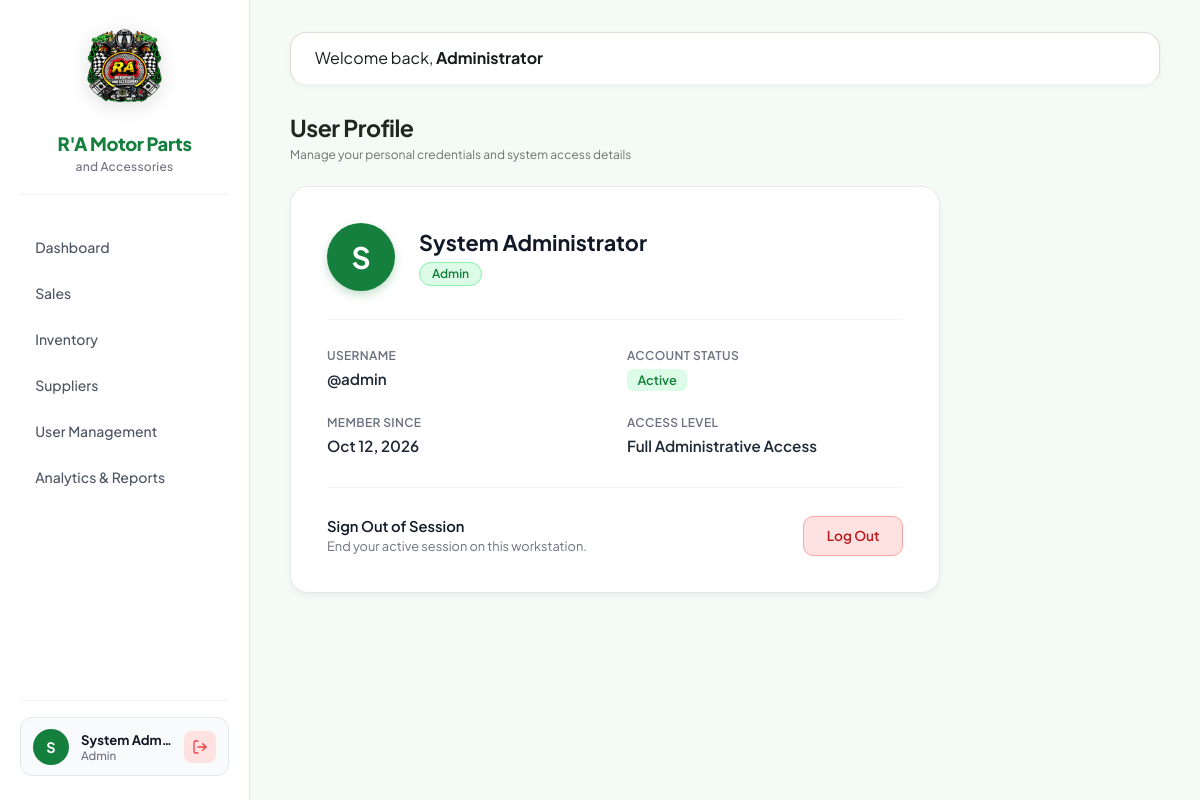
Page /frontend/views/admin/profile/profile.php (signed in) on the committed database.
### tables this page shows
CREATE TABLE IF NOT EXISTS `users` (
    `user_id` INT AUTO_INCREMENT PRIMARY KEY,
    `role_id` INT NOT NULL,
    `first_name` VARCHAR(50) NOT NULL,
    `last_name` VARCHAR(50) NOT NULL,
    `username` VARCHAR(50) NOT NULL UNIQUE,
    `password` VARCHAR(255) NOT NULL,
    `status` ENUM('Active', 'Inactive') DEFAULT 'Active',
    `created_at` TIMESTAMP DEFAULT CURRENT_TIMESTAMP,
    `updated_at` TIMESTAMP DEFAULT CURRENT_TIMESTAMP ON UPDATE CURRENT_TIMESTAMP,
    FOREIGN KEY (`role_id`) REFERENCES `roles`(`role_id`) ON DELETE RESTRICT ON UPDATE CASCADE
);

CREATE TABLE IF NOT EXISTS `roles` (
    `role_id` INT AUTO_INCREMENT PRIMARY KEY,
    `role_name` VARCHAR(50) NOT NULL UNIQUE,
    `created_at` TIMESTAMP DEFAULT CURRENT_TIMESTAMP
);

### frontend/views/admin/profile/profile.php (the view, shortened to what this page needs)
<?php
$user_id = (int)($_SESSION['user_id'] ?? 1);
$conn = getDBConnection();
$stmt = $conn->prepare("
    SELECT u.*, r.role_name
    FROM users u
    LEFT JOIN roles r ON u.role_id = r.role_id
    WHERE u.user_id = ?
");
$stmt->bind_param("i", $user_id);
$stmt->execute();
$user = $stmt->get_result()->fetch_assoc();
?>
<!DOCTYPE html>
<html lang="en">
<head>
    <link rel="stylesheet" href="../../../assets/css/style.css?v=<?= time(); ?>">
    <link rel="stylesheet" href="profile.css?v=<?= time(); ?>">
</head>
<body>
<div class="dashboard-container">
    <?php include __DIR__ . '/../sidebar.php'; ?>
    <main class="main-content">
        <header class="topbar">
            <div>Welcome back, <strong>Administrator</strong></div>
        </header>
        <div class="page-header">
            <div>
                <h1 class="page-title">User Profile</h1>
                <p class="stat-card-sub">Manage your personal credentials and system access details</p>
            </div>
        </div>
        <div class="profile-card">
            <div class="profile-hero">
                <div class="profile-avatar">
                    <?= strtoupper(substr($user['first_name'] ?? 'A', 0, 1)); ?>
                </div>
                <div class="profile-hero-text">
                    <h2><?= htmlspecialchars(($user['first_name'] ?? '') . ' ' . ($user['last_name'] ?? '')); ?></h2>
                    <span class="profile-badge-role"><?= htmlspecialchars($user['role_name'] ?? 'Admin'); ?></span>
                </div>
            </div>
            <div class="profile-grid">
                <div class="profile-item">
                    <label>Username</label>
                    <div class="profile-val">@<?= htmlspecialchars($user['username'] ?? 'admin'); ?></div>
                </div>
                <div class="profile-item">
                    <label>Account Status</label>
                    <div class="profile-val">
                        <span class="status-pill-active"><?= htmlspecialchars($user['status'] ?? 'Active'); ?></span>
                    </div>
                </div>
                <div class="profile-item">
                    <label>Member Since</label>
                    <div class="profile-val">
                        <?= !empty($user['created_at']) ? date('M d, Y', strtotime($user['created_at'])) : 'N/A'; ?>
                    </div>
                </div>
                <div class="profile-item">
                    <label>Access Level</label>
                    <div class="profile-val">Full Administrative Access</div>
                </div>
            </div>
            <div class="profile-logout-section">
                <div>
                    <div class="logout-title">Sign Out of Session</div>
                    <div class="logout-desc">End your active session on this workstation.</div>
                </div>
                <a href="/motor_shop/backend/modules/auth/logout.php" id="btnLogout" class="btn-logout-confirm">
                    Log Out
                </a>
            </div>
        </div>
    </main>
</div>
</body>
</html>

### frontend/assets/css/style.css (style rules this page uses)
:root { --bg: #f4fbf6; --surface: #ffffff; --surface-low: #eff5f0; --surface-high: #e3eae5; --primary: #1e2722; --primary-hover: #2d3a33; --secondary: #176b4b; --secondary-container: #dcece3; --text: #161d1a; --muted: #6c736f; --border: #e2ded6; --border-light: #efece6; --danger: #ba1a1a; --danger-bg: #fcece9; --warning: #8a5612; --warning-bg: #fdf3e3; --success: #1f6b47; --success-bg: #e5f4ec; --shadow-sm: 0 1px 3px rgba(30, 39, 34, 0.04), 0 2px 8px rgba(30, 39, 34, 0.02); --shadow: 0 1px 3px rgba(30, 39, 34, 0.04), 0 8px 24px rgba(30, 39, 34, 0.04); --shadow-lg: 0 12px 32px -4px rgba(30, 39, 34, 0.08), 0 4px 12px rgba(30, 39, 34, 0.03); --radius: 16px; --radius-sm: 8px; --radius-full: 9999px; --sidebar-w: 245px; }
* { margin: 0; padding: 0; box-sizing: border-box; font-family: 'Plus Jakarta Sans', sans-serif; }
body { background-color: var(--bg); color: var(--text); -webkit-font-smoothing: antialiased; }
.dashboard-container { display: flex; min-height: 100vh; }
.main-content { flex: 1; padding: 2rem 2.5rem; background-color: var(--bg); overflow-y: auto; }
.topbar { display: flex; justify-content: space-between; align-items: center; background: var(--surface); padding: 0.85rem 1.5rem; border-radius: var(--radius); box-shadow: var(--shadow-sm); margin-bottom: 1.75rem; border: 1px solid var(--border); }
.page-header { display: flex; justify-content: space-between; align-items: center; margin-bottom: 1.5rem; }
.page-title { font-size: 1.45rem; font-weight: 700; color: var(--primary); letter-spacing: -0.02em; }
.stat-card-sub { font-size: 0.75rem; color: var(--muted); margin-top: 0.35rem; }
.main-content { flex: 1; min-width: 0; padding: 2rem 2.5rem; overflow-y: auto; }
.topbar { display: flex; justify-content: space-between; align-items: center; margin-bottom: 1.75rem; padding-bottom: 1rem; border-bottom: 1px solid #f3f4f6; }

### frontend/views/admin/profile/profile.css (style rules this page uses)
.profile-card { background: #ffffff; border-radius: 18px; border: 1px solid #e5e7eb; padding: 2.25rem; max-width: 650px; box-shadow: 0 4px 6px -1px rgba(0, 0, 0, 0.05); }
.profile-hero { display: flex; align-items: center; gap: 1.5rem; padding-bottom: 1.75rem; border-bottom: 1px solid #f3f4f6; margin-bottom: 1.75rem; }
.profile-avatar { width: 68px; height: 68px; border-radius: 50%; background: #15803d; color: #ffffff; display: flex; align-items: center; justify-content: center; font-size: 1.85rem; font-weight: 700; box-shadow: 0 4px 10px rgba(21, 128, 61, 0.25); }
.profile-hero-text h2 { font-size: 1.35rem; color: #111827; margin: 0; font-weight: 700; }
.profile-badge-role { display: inline-block; background: #dcfce7; color: #15803d; padding: 0.2rem 0.75rem; border-radius: 9999px; font-size: 0.75rem; font-weight: 600; margin-top: 0.4rem; border: 1px solid #86efac; }
.profile-grid { display: grid; grid-template-columns: 1fr 1fr; gap: 1.5rem; margin-bottom: 2rem; }
.profile-item label { display: block; font-size: 0.75rem; color: #6b7280; font-weight: 600; text-transform: uppercase; letter-spacing: 0.03em; margin-bottom: 0.35rem; }
.profile-val { font-size: 0.95rem; font-weight: 600; color: #1f2937; }
.status-pill-active { display: inline-block; background: #dcfce7; color: #15803d; padding: 0.2rem 0.65rem; border-radius: 6px; font-size: 0.8rem; font-weight: 600; }
.profile-logout-section { border-top: 1px solid #f3f4f6; padding-top: 1.75rem; display: flex; justify-content: space-between; align-items: center; }
.logout-title { font-size: 0.92rem; font-weight: 600; color: #111827; }
.logout-desc { font-size: 0.8rem; color: #6b7280; margin-top: 0.15rem; }
.btn-logout-confirm { background: #fee2e2; color: #b91c1c; padding: 0.65rem 1.4rem; border-radius: 10px; font-weight: 600; font-size: 0.85rem; text-decoration: none; border: 1px solid #fca5a5; transition: all 0.2s ease; }

### rows in the picture
users: first_name "S", first_name+last_name "System Administrator", role.role_name "Admin", username "admin", status "Active", created_at "Oct 12, 2026"

### other values in the picture
substr($_SESSION['full_name'] ?? 'A', 0, 1) "S"
$_SESSION['full_name'] "System Adm…"
$_SESSION['role_name'] "Admin"
